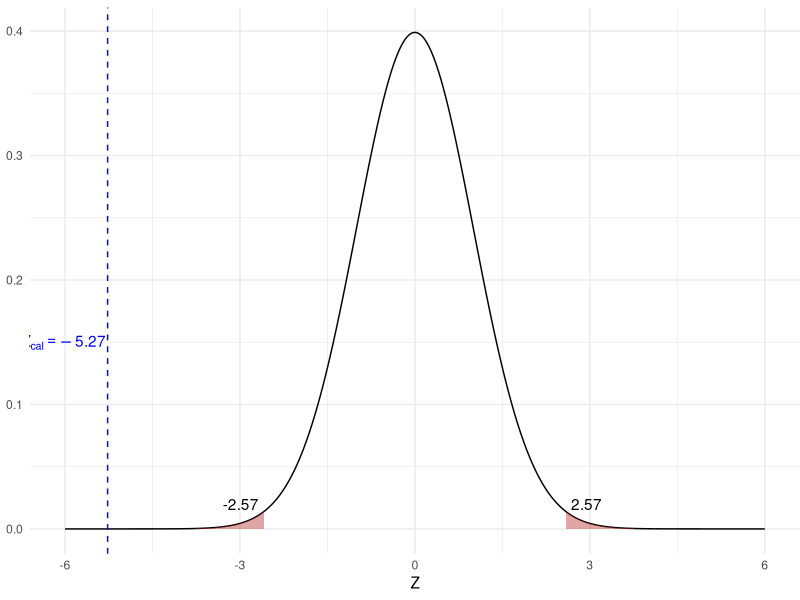
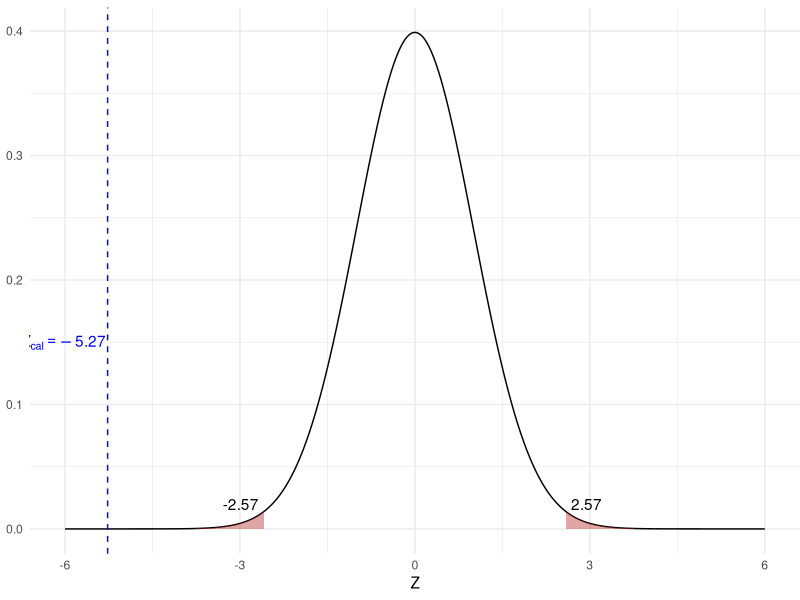

The R source for these figures, in order:
library(ggplot2)
alpha <- 0.01
z_crit <- qnorm(1 - alpha/2)   # 2.576
z_cal  <- -5.27

x  <- seq(-6, 6, length.out = 600)
df <- data.frame(x = x, y = dnorm(x))

ggplot(df, aes(x, y)) +
      geom_line() +
      geom_area(data = subset(df, x <= -z_crit),
                              aes(x, y), fill = "firebrick", alpha = 0.4) +
      geom_area(data = subset(df, x >=  z_crit),
                              aes(x, y), fill = "firebrick", alpha = 0.4) +
      geom_vline(xintercept = z_cal, linetype = "dashed",
                                colour = "blue") +
      annotate("text", x = z_cal - 0.029, y = 0.15,
                            label = expression(Z[cal] == -5.27),
                            hjust = 1, colour = "blue") +
      annotate("text", x = -z_crit - 0.1, y = 0.02,
                            label = "-2.57", hjust = 1) +
      annotate("text", x =  z_crit + 0.1, y = 0.02,
                            label =  "2.57", hjust = 0) +
      labs(x = "Z", y = "") +
      theme_minimal() +
      theme(
          panel.background = element_rect(fill = "transparent", colour = NA), # Transparent panel bg
          plot.background = element_rect(fill = "transparent", colour = NA),   # Transparent plot bg
          plot.margin = margin(t = 5.5, r = 0, b = 5.5, l = -10, unit = "pt")
      )

ggsave("single-mean-z-test.pdf", width = 4, height = 3, bg = "transparent")
